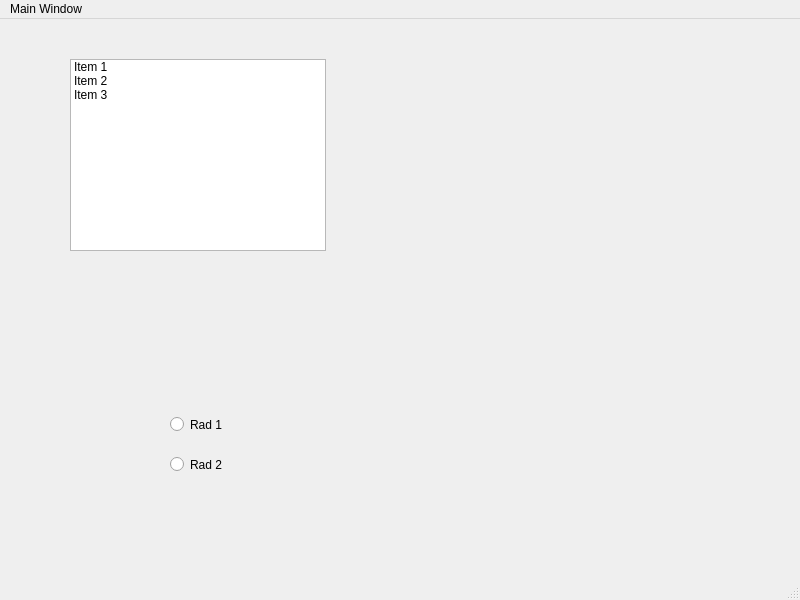
<?xml version="1.0" encoding="UTF-8"?>
<ui version="4.0">
 <class>MainWindow</class>
 <widget class="QMainWindow" name="MainWindow">
  <property name="geometry">
   <rect>
    <x>0</x>
    <y>0</y>
    <width>800</width>
    <height>600</height>
   </rect>
  </property>
  <property name="windowTitle">
   <string>MainWindow</string>
  </property>
  <widget class="QWidget" name="centralwidget">
   <widget class="QListWidget" name="listWidget">
    <property name="geometry">
     <rect>
      <x>70</x>
      <y>40</y>
      <width>256</width>
      <height>192</height>
     </rect>
    </property>
    <item>
     <property name="text">
      <string>Item 1</string>
     </property>
    </item>
    <item>
     <property name="text">
      <string>Item 2</string>
     </property>
    </item>
    <item>
     <property name="text">
      <string>Item 3</string>
     </property>
    </item>
   </widget>
   <widget class="QRadioButton" name="radioButton">
    <property name="geometry">
     <rect>
      <x>170</x>
      <y>390</y>
      <width>160</width>
      <height>31</height>
     </rect>
    </property>
    <property name="text">
     <string>Rad 1</string>
    </property>
   </widget>
   <widget class="QRadioButton" name="radioButton_2">
    <property name="geometry">
     <rect>
      <x>170</x>
      <y>430</y>
      <width>160</width>
      <height>31</height>
     </rect>
    </property>
    <property name="text">
     <string>Rad 2</string>
    </property>
   </widget>
  </widget>
  <widget class="QMenuBar" name="menubar">
   <property name="geometry">
    <rect>
     <x>0</x>
     <y>0</y>
     <width>800</width>
     <height>38</height>
    </rect>
   </property>
   <widget class="QMenu" name="menuMain_Window">
    <property name="title">
     <string>Main Window</string>
    </property>
   </widget>
   <addaction name="menuMain_Window"/>
  </widget>
  <widget class="QStatusBar" name="statusbar"/>
 </widget>
 <resources/>
 <connections/>
</ui>
